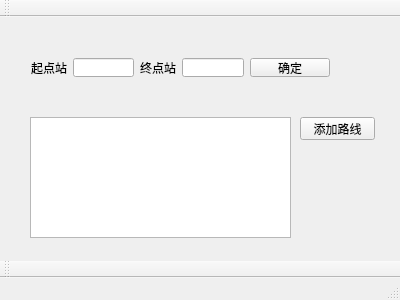
<?xml version="1.0" encoding="UTF-8"?>
<ui version="4.0">
 <class>MainWindow</class>
 <widget class="QMainWindow" name="MainWindow">
  <property name="geometry">
   <rect>
    <x>0</x>
    <y>0</y>
    <width>400</width>
    <height>300</height>
   </rect>
  </property>
  <property name="windowTitle">
   <string>MainWindow</string>
  </property>
  <widget class="QWidget" name="centralWidget">
   <widget class="QTextEdit" name="textEdit_route">
    <property name="geometry">
     <rect>
      <x>30</x>
      <y>100</y>
      <width>261</width>
      <height>121</height>
     </rect>
    </property>
   </widget>
   <widget class="QWidget" name="horizontalLayoutWidget">
    <property name="geometry">
     <rect>
      <x>20</x>
      <y>30</y>
      <width>321</width>
      <height>41</height>
     </rect>
    </property>
    <layout class="QHBoxLayout" name="horizontalLayout">
     <item>
      <widget class="QLabel" name="label_2">
       <property name="text">
        <string>起点站</string>
       </property>
      </widget>
     </item>
     <item>
      <widget class="QLineEdit" name="lineEdit_start"/>
     </item>
     <item>
      <widget class="QLabel" name="label">
       <property name="text">
        <string>终点站</string>
       </property>
      </widget>
     </item>
     <item>
      <widget class="QLineEdit" name="lineEdit_end"/>
     </item>
     <item>
      <widget class="QPushButton" name="pushButton">
       <property name="text">
        <string>确定</string>
       </property>
      </widget>
     </item>
    </layout>
   </widget>
   <widget class="QPushButton" name="pushButton_2">
    <property name="geometry">
     <rect>
      <x>300</x>
      <y>100</y>
      <width>75</width>
      <height>23</height>
     </rect>
    </property>
    <property name="text">
     <string>添加路线</string>
    </property>
   </widget>
  </widget>
  <widget class="QMenuBar" name="menuBar">
   <property name="geometry">
    <rect>
     <x>0</x>
     <y>0</y>
     <width>400</width>
     <height>23</height>
    </rect>
   </property>
  </widget>
  <widget class="QToolBar" name="mainToolBar">
   <attribute name="toolBarArea">
    <enum>BottomToolBarArea</enum>
   </attribute>
   <attribute name="toolBarBreak">
    <bool>false</bool>
   </attribute>
  </widget>
  <widget class="QStatusBar" name="statusBar"/>
  <widget class="QToolBar" name="toolBar">
   <property name="windowTitle">
    <string>toolBar</string>
   </property>
   <attribute name="toolBarArea">
    <enum>TopToolBarArea</enum>
   </attribute>
   <attribute name="toolBarBreak">
    <bool>false</bool>
   </attribute>
  </widget>
 </widget>
 <layoutdefault spacing="6" margin="11"/>
 <resources/>
 <connections/>
</ui>
